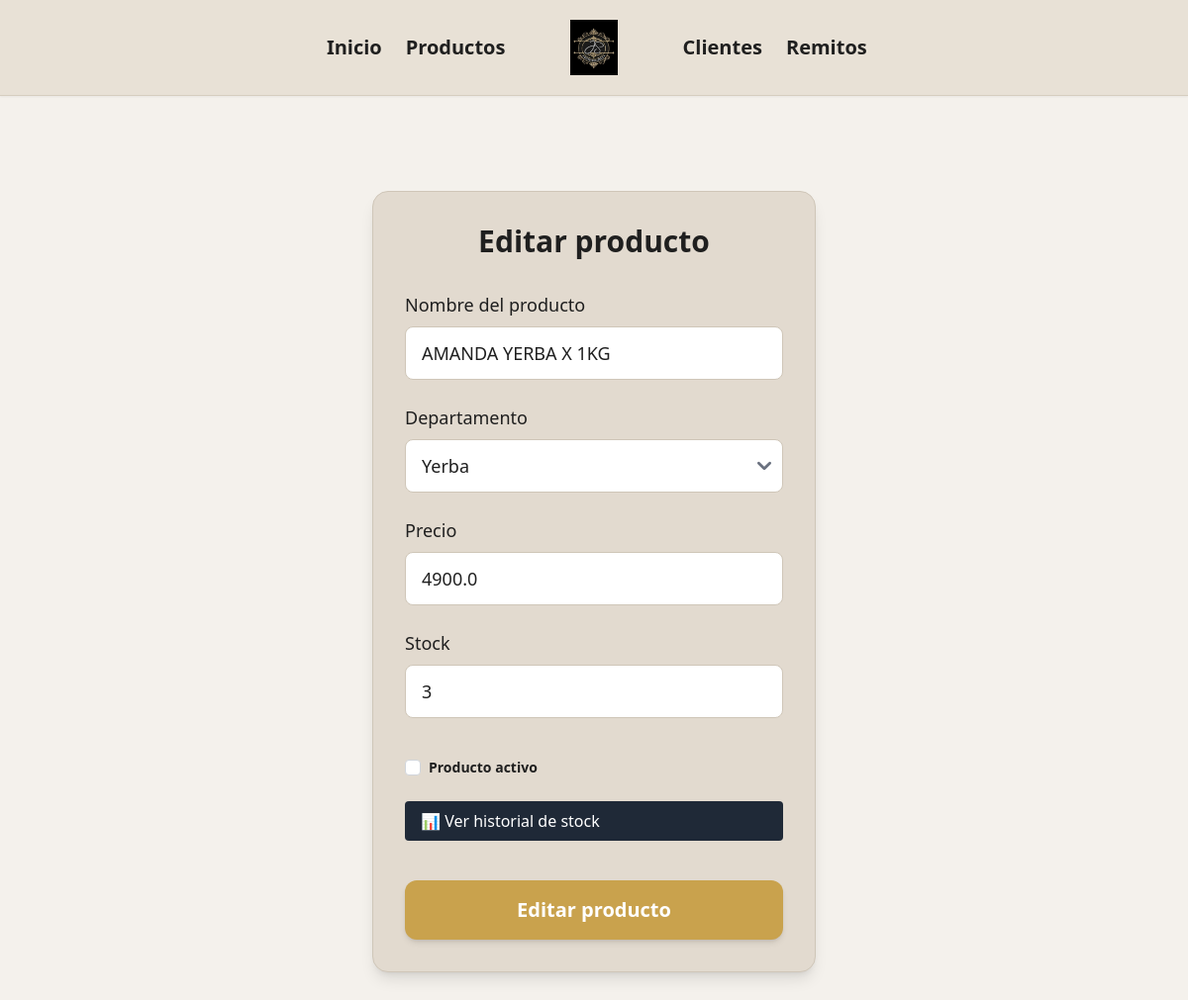
Page /productos/editar/1 on the committed database.
### jsdistribucionesapp/productos/models.py (models this page shows)
class Producto(db.Model):
    __tablename__ = 'productos'
    pid = db.Column(db.Integer, primary_key=True)
    nombre = db.Column(db.String, nullable=True)
    precio = db.Column(db.Float, nullable=False)
    stock = db.Column(db.Integer, default=0)
    departamento = db.Column(db.String)
    activo = db.Column(db.Boolean, default=True)

### jsdistribucionesapp/productos/routes.py (the view, shortened to what this page needs)
@productos.route('/editar/<int:id>', methods=['GET','POST'])
def editar(id):
    producto = Producto.query.get_or_404(id)
    return render_template('productos/editar.html', producto=producto, departamentos=DEPARTAMENTOS)

### jsdistribucionesapp/productos/templates/productos/editar.html (shortened to what this page needs)
{% extends "base.html" %}
{% block content %}
 <div class="flex justify-center mt-12">
  <div class="w-full max-w-md bg-[#E2DACF] border border-[#CFC6B8] rounded-2xl shadow-lg p-8">
    <h1 class="text-3xl font-semibold text-center mb-8">
      Editar producto
    </h1>
    <form action="{{ url_for('productos.editar', id=producto.pid) }}" method="post" class="flex flex-col gap-6">
      <div class="flex flex-col gap-2">
        <label class="text-lg font-medium">
          Nombre del producto
        </label>
        <input
          type="text"
          name="nombre"
          value="{{ producto.nombre }}"
          required
          class="px-4 py-3 rounded-lg border border-[#CFC6B8]
                 text-lg focus:outline-none focus:ring-2
                 focus:ring-[#C9A24D]"
        >
      </div>
      <div class="flex flex-col gap-2">
        <label class="text-lg font-medium">Departamento</label>
        <select
          name="departamento"
          value="{{ producto.departamento }}"
          required
          class="px-4 py-3 rounded-lg border border-[#CFC6B8]
                 text-lg bg-white
                 focus:outline-none focus:ring-2
                 focus:ring-[#C9A24D]">
          {% for depto in departamentos %}
            <option value="{{ depto }}"
              {% if producto.departamento == depto %}selected{% endif %}>
              {{ depto | capitalize }}
            </option>
          {% endfor %}
        </select>
      </div>
      <div class="flex flex-col gap-2">
        <label class="text-lg font-medium">
          Precio
        </label>
        <input
          type="number"
          name="precio"
          value="{{ producto.precio }}"
          step="0.01"
          required
          class="px-4 py-3 rounded-lg border border-[#CFC6B8]
                 text-lg focus:outline-none focus:ring-2
                 focus:ring-[#C9A24D]"
        >
      </div>
      <div class="flex flex-col gap-2">
        <label class="text-lg font-medium">
          Stock
        </label>
        <input
          type="number"
          name="stock"
          value = "{{ producto.stock }}"
          class="px-4 py-3 rounded-lg border border-[#CFC6B8]
                 text-lg focus:outline-none focus:ring-2
                 focus:ring-[#C9A24D]"
        >
      </div>
      <div class="flex items-center gap-2 mt-4">
        <input
          type="checkbox"
          name="activo"
          id="activo"
          class="rounded border-gray-300"
        >
        <label for="activo" class="text-sm font-semibold">
          Producto activo
        </label>
      </div>
      <a href="{{ url_for('movimiento_stock.historial_producto', producto_id=producto.pid) }}"
          class="inline-flex items-center px-4 py-2 bg-gray-800 text-white rounded hover:bg-gray-700">
            📊 Ver historial de stock
        </a>
      <input
        type="submit"
        value="Editar producto"
        class="mt-4 bg-[#C9A24D] hover:bg-[#A8862D]
               text-white text-xl font-semibold
               py-4 rounded-xl
               cursor-pointer
               transition shadow-md"
      >
{% endblock %}

### rows in the picture
Producto: nombre "AMANDA YERBA X 1KG", departamento "Yerba", precio "4900.0", stock "3"
